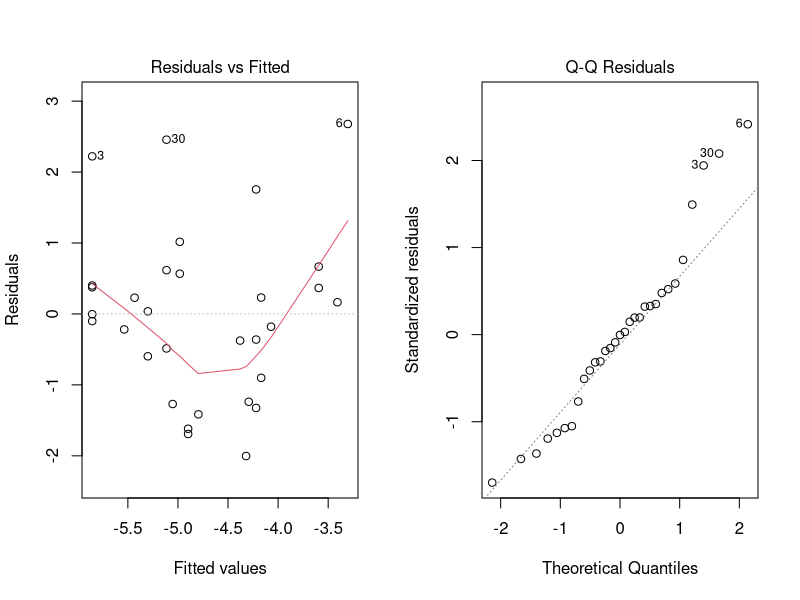
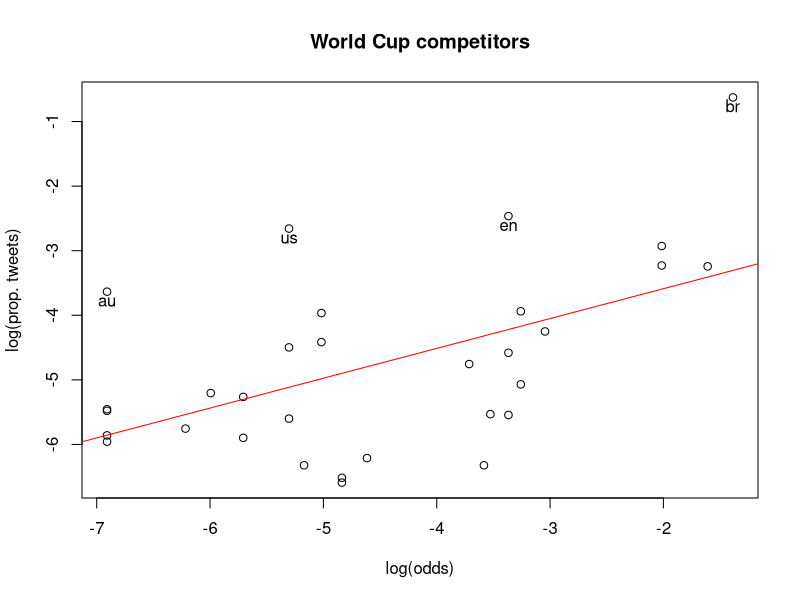

These charts were generated, in order, by the following R code:
setwd("~/GitHub/MiningWithACup")

#Import the data
odds.df <- read.table("odds.csv",header=T, sep=",")
counts.df <- read.table("data.csv",header=T,sep=",")

#Combine into one table
dataset <- data.frame(country=odds.df$country, odds=1/(odds.df$odds), tweets=counts.df$frequency)
attach(dataset)
#Compute proportions rather than absolute counts
dataset$interest <- sapply(tweets, function(x) x/sum(tweets))
attach(dataset)
#sum(interest) # = 1

#labels
#if I can be bothered I'll set this up for every country
countries.of.interest <- c("england","australia","usa","brazil")
codes <- c("en","au","us","br")
labels=rep("",length(country))
labels[match(countries.of.interest,country)]=codes 

#Correlation (absolute)
cor.test(odds, tweets) #gives a PMCC of 0.6-0.7 depending on whether you use tweets or log(tweets)
png("plot.png") #saves an image of the basic data+model+countries of interest
  plot(log(odds), log(interest), main="World Cup competitors", xlab="log(odds)", ylab="log(prop. tweets)")
  text(log(odds), log(interest), labels, pos=1, offset=0.2)

#Simple linear regression
  model <- lm(log(interest)~log(odds))
  abline(model,col="red")
dev.off()
model.nolog <- lm(interest~odds)
summary(model)

#Diagnostic plots (residuals and QQ) to test normality
oldpar <- par(mfrow=c(1,2))
plot(model, which=c(1,2))
par(oldpar)
